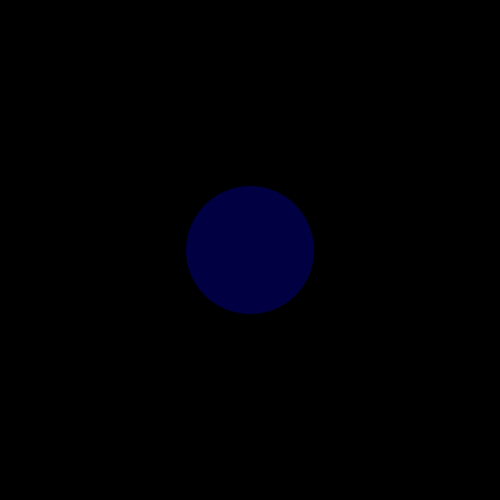
Frame 1 (no input)
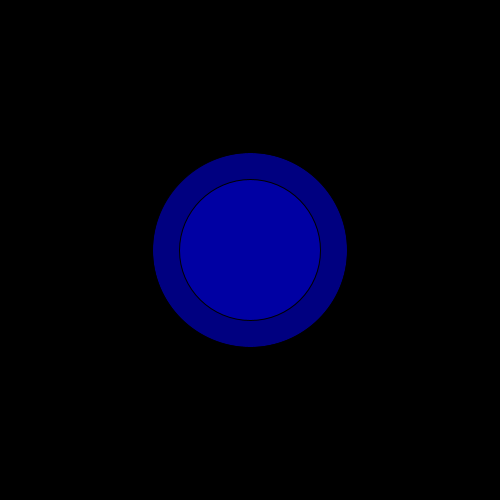
Frame 60 (the mouse pressed at the canvas centre just before this capture)
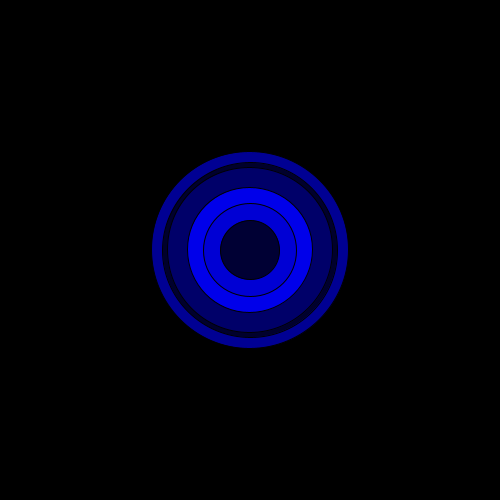
Frame 120 (the mouse held since frame 60 and released just before this capture)

The Processing sketch that drew these frames (run headless with seeded random() and noise(); from frame 60 on, the mouse is pressed at the canvas centre):

// Processing sketch: processing_121916
// ── processing_121916.pde

void setup() {
  size(500, 500);
  
  smooth();
  background(0);
  
  mouseX=width/2; mouseY=height/2;
}

void draw() {
  float r = random(200);
  fill(0,0,random(255));
  ellipse(mouseX, mouseY, r, r);
}
